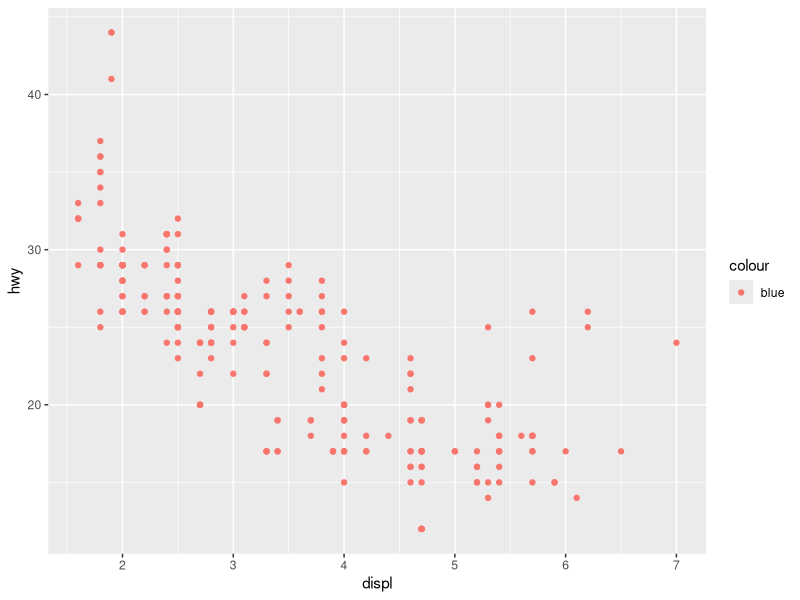
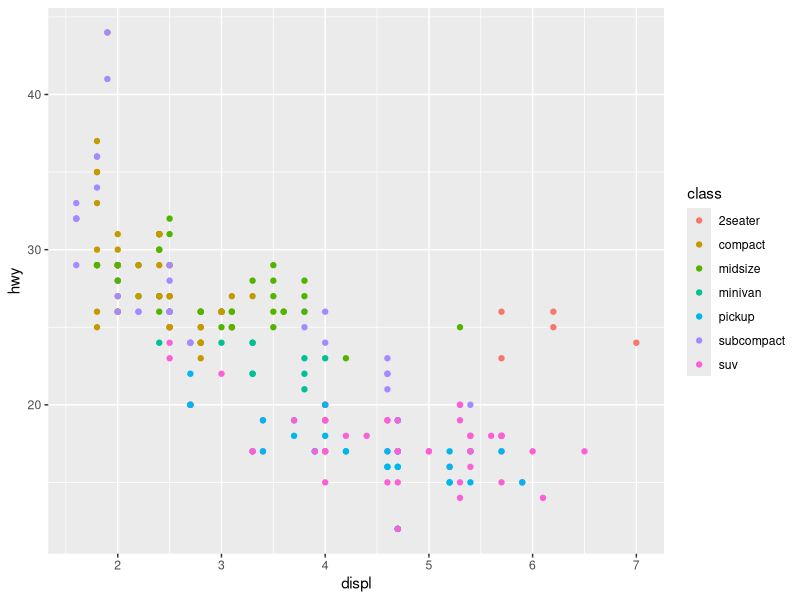
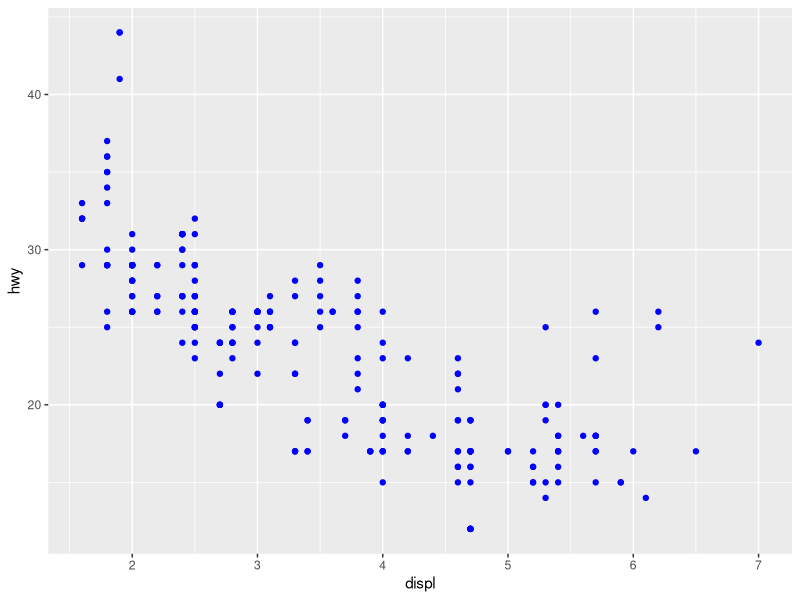

Reproduce these figures in R, in order.
## ---- chunk 1
knitr::opts_chunk$set(echo = TRUE)
## ---- chunk 2
library(tidyverse)
## ---- chunk 3

## ---- chunk 4
ggplot(data = mpg) + 
    geom_point(mapping = aes(x = displ, y = hwy, color = "blue"))
## ---- chunk 5
ggplot(data = mpg) + 
    geom_point(mapping = aes(x = displ, y = hwy, color = class))
## ---- chunk 6
ggplot(data = mpg) + 
    geom_point(mapping = aes(x = displ, y = hwy), color = "blue")
